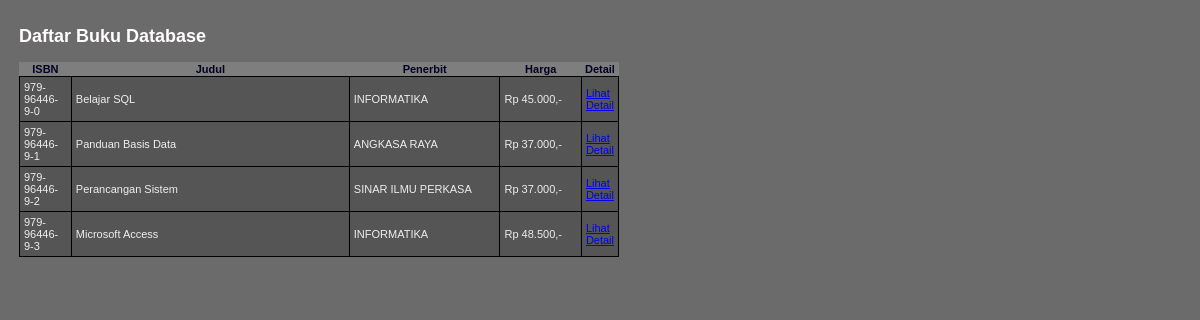
/daftarbuku.php?kat=1, run on the app's committed database.
### tables this page shows
CREATE TABLE KATEGORI (
    KATEGORI_ID INT NOT NULL AUTO_INCREMENT,
    KATEGORI_NAMA VARCHAR(25),
    PRIMARY KEY(KATEGORI_ID)
);

CREATE TABLE BUKU (
    BUKU_ISBN CHAR(13) NOT NULL,
    BUKU_JUDUL VARCHAR(75),
    PENERBIT_ID CHAR(4),
    BUKU_TGLTERBIT DATE,
    BUKU_JMLHALAMAN INT,
    BUKU_DESKRIPSI TEXT,
    BUKU_HARGA DECIMAL,
    PRIMARY KEY(BUKU_ISBN),
    FOREIGN KEY(PENERBIT_ID)
    REFERENCES PENERBIT(PENERBIT_ID)
);

CREATE TABLE PENERBIT (
    PENERBIT_ID CHAR(4),
    PENERBIT_NAMA VARCHAR(50),
    PRIMARY KEY(PENERBIT_ID)
);

### fungsi.php (called while the page is built, shortened)
<?php
include("dbconn.php");
function getKategori($id) {
    global $link;
    $query = "SELECT
                KATEGORI_NAMA
              FROM
                KATEGORI
              WHERE
                KATEGORI_ID = $id";
    $namakategori = "";
    $result = mysqli_query($link, $query);
    if ($result) {
        list($namakategori) = mysqli_fetch_array($result);
    }
    return $namakategori;
}
?>

### daftarbuku.php (the view, shortened to what this page needs)
<!DOCTYPE html>
<html lang="en">
<head>
    <link href="framelayout.css" rel="stylesheet" type="text/css" />
</head>
<body>
    <div id="tabel">
    <?php
    include("dbconn.php");
    include("fungsi.php");
    $idkategori = $_GET['kat'];
    $namakategori = getKategori($idkategori);
    ?>
    <h2>Daftar Buku <?php echo $namakategori; ?></h2>
    <?php
    $query = "SELECT
                a.BUKU_ISBN,
                a.BUKU_JUDUL,
                b.PENERBIT_NAMA,
                a.BUKU_HARGA
              FROM
                BUKU a,
                PENERBIT b,
                LINK_BUKU_KATEGORI c
              WHERE
                a.PENERBIT_ID = b.PENERBIT_ID AND
                a.BUKU_ISBN = c.BUKU_ISBN AND
                c.KATEGORI_ID = $idkategori";
    $result = mysqli_query($link, $query);
    if ($result) {
    ?>
    <table class="buku">
        <tr>
            <th width="50">ISBN</th>
            <th width="280">Judul</th>
            <th width="150">Penerbit</th>
            <th width="80">Harga</th>
            <th>Detail</th>
        </tr>
        <?php
        while ($row = mysqli_fetch_array($result)) {
        ?>
        <tr>
            <td><?php echo $row['BUKU_ISBN']; ?></td>
            <td align="left"><?php echo $row['BUKU_JUDUL']; ?></td>
            <td align="left"><?php echo $row['PENERBIT_NAMA']; ?></td>
            <td align="right">
                <?php echo "Rp " . number_format($row['BUKU_HARGA'], 0, "", ".") . ",-"; ?>
            </td>
            <td><a href="detailbuku.php?isbn=<?php echo $row['BUKU_ISBN']; ?>">Lihat Detail</a></td>
        </tr>
        <?php
        }
        ?>
    </table>
    <?php
    } else {
        echo "Tidak ada buku yang ditemukan.";
    }
    ?>
    </div>
</body>
</html>

### framelayout.css (style rules this page uses)
body, html { margin-top: 0; padding: 0; color: #fffdfd; background-color: #6b6b6b; font: 12px Verdana, Arial, Helvetica, sans-serif; }
table.buku { text-align: center; font-family: Verdana, Geneva, sans-serif; font-weight: normal; font-size: 11px; color: #002; width: 600px; background-color: rgb(126, 126, 126); border: 0; border-collapse: collapse; border-spacing: 0; }
table.buku td { background-color: rgb(85, 85, 85); color: #eee; padding: 4px; text-align: left; border: 1px solid #000; }
body #tabel { padding: 11px; }

### data on the page
kategori: KATEGORI_NAMA "Database"
buku: BUKU_ISBN "979-96446-9-0", BUKU_JUDUL "Belajar SQL", PENERBIT_ID.PENERBIT_NAMA "INFORMATIKA", BUKU_HARGA "45.000"
buku: BUKU_ISBN "979-96446-9-1", BUKU_JUDUL "Panduan Basis Data", PENERBIT_ID.PENERBIT_NAMA "ANGKASA RAYA", BUKU_HARGA "37.000"
buku: BUKU_ISBN "979-96446-9-2", BUKU_JUDUL "Perancangan Sistem", PENERBIT_ID.PENERBIT_NAMA "SINAR ILMU PERKASA", BUKU_HARGA "37.000"
buku: BUKU_ISBN "979-96446-9-3", BUKU_JUDUL "Microsoft Access", PENERBIT_ID.PENERBIT_NAMA "INFORMATIKA", BUKU_HARGA "48.500"
